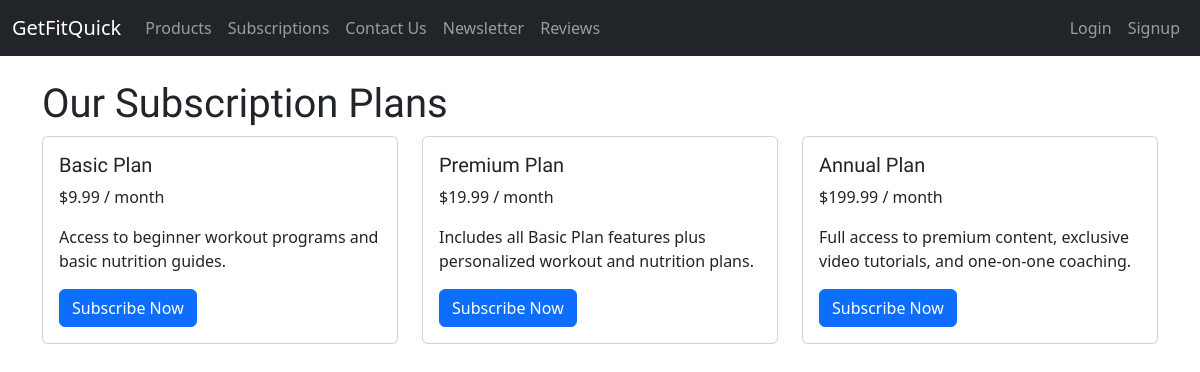
The page /subscriptions/ on the database its author committed.
### subscriptions/models.py (models this page shows, shortened)
class SubscriptionPlan(models.Model):
    name = models.CharField(max_length=100)
    description = models.TextField()
    price = models.DecimalField(max_digits=10, decimal_places=2)
    duration_in_months = models.IntegerField()

### subscriptions/views.py (the view)
# urls.py: path('', views.subscription_list, name='subscription_list'),
def subscription_list(request):
    plans = SubscriptionPlan.objects.all()
    return render(request, 'subscriptions/subscription_list.html', {'plans': plans})

### cart/context_processors.py (called while the page is built)
def cart_item_count(request):
    if request.user.is_authenticated:
        count = CartItem.objects.filter(cart__user=request.user).aggregate(total=Sum('quantity'))['total']
        return {'cart_item_count': count or 0}
    return {'cart_item_count': 0}

### subscriptions/templates/subscriptions/subscription_list.html (shortened to what this page needs)
{% extends 'base.html' %}
{% block content %}
    <h1>Our Subscription Plans</h1>
    <div class="row">
        {% for plan in plans %}
            <div class="col-md-4">
                <div class="card mb-4">
                    <div class="card-body">
                        <h5 class="card-title">{{ plan.name }}</h5>
                        <p class="card-text">${{ plan.price }} / month</p>
                        <p class="card-text">{{ plan.description }}</p>
                        <a href="{% url 'cart:add_subscription_to_cart' plan.id %}" class="btn btn-primary">Subscribe Now</a>
                    </div>
                </div>
            </div>
        {% empty %}
            <p>No subscription plans available.</p>
        {% endfor %}
    </div>
{% endblock %}

### templates/base.html (style rules this page uses)
h1, h2, h3, h4, h5, h6 { font-family: 'Lobster', cursive, sans-serif; }
body { font-family: 'Open Sans', Arial, sans-serif; }

### rows shown on the page
SubscriptionPlan: name "Basic Plan", price "9.99", description "Access to beginner workout programs and basic nutrition guides."
SubscriptionPlan: name "Premium Plan", price "19.99", description "Includes all Basic Plan features plus personalized workout and nutrition plans."
SubscriptionPlan: name "Annual Plan", price "199.99", description "Full access to premium content, exclusive video tutorials, and one-on-one coaching."
